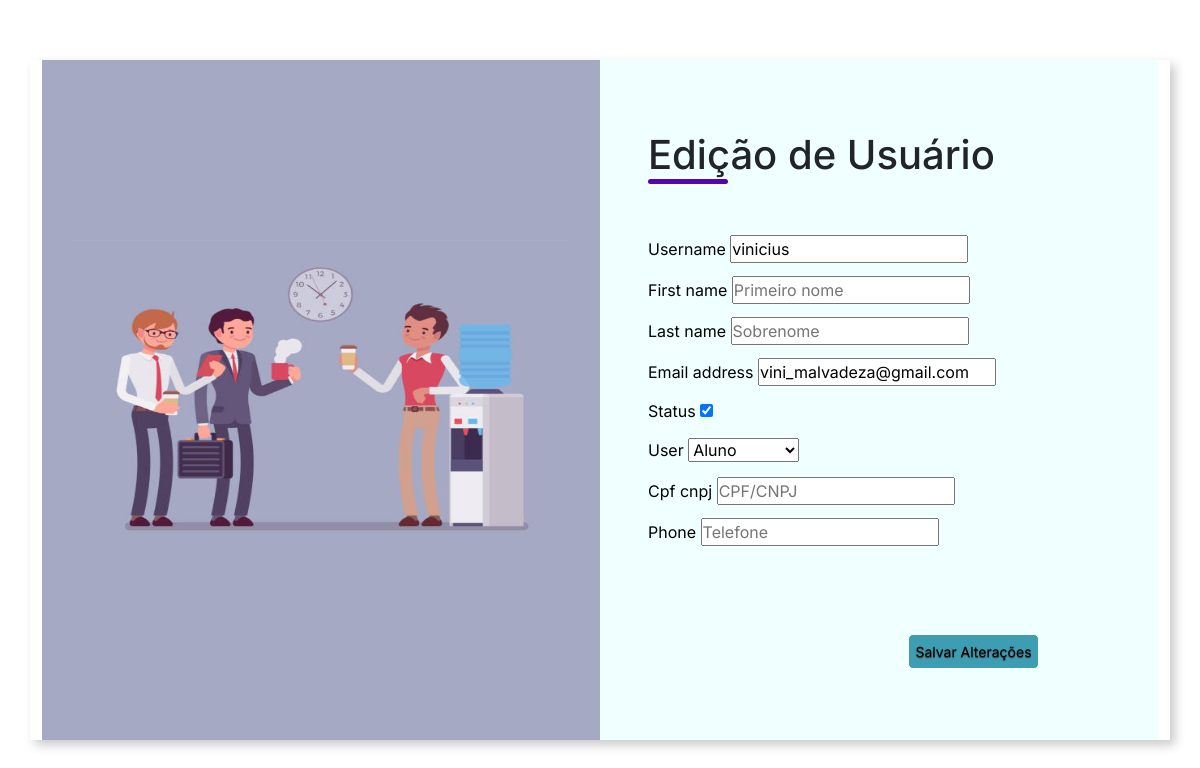
The app's page /atualizar/cadastro/1 (signed in), older data.
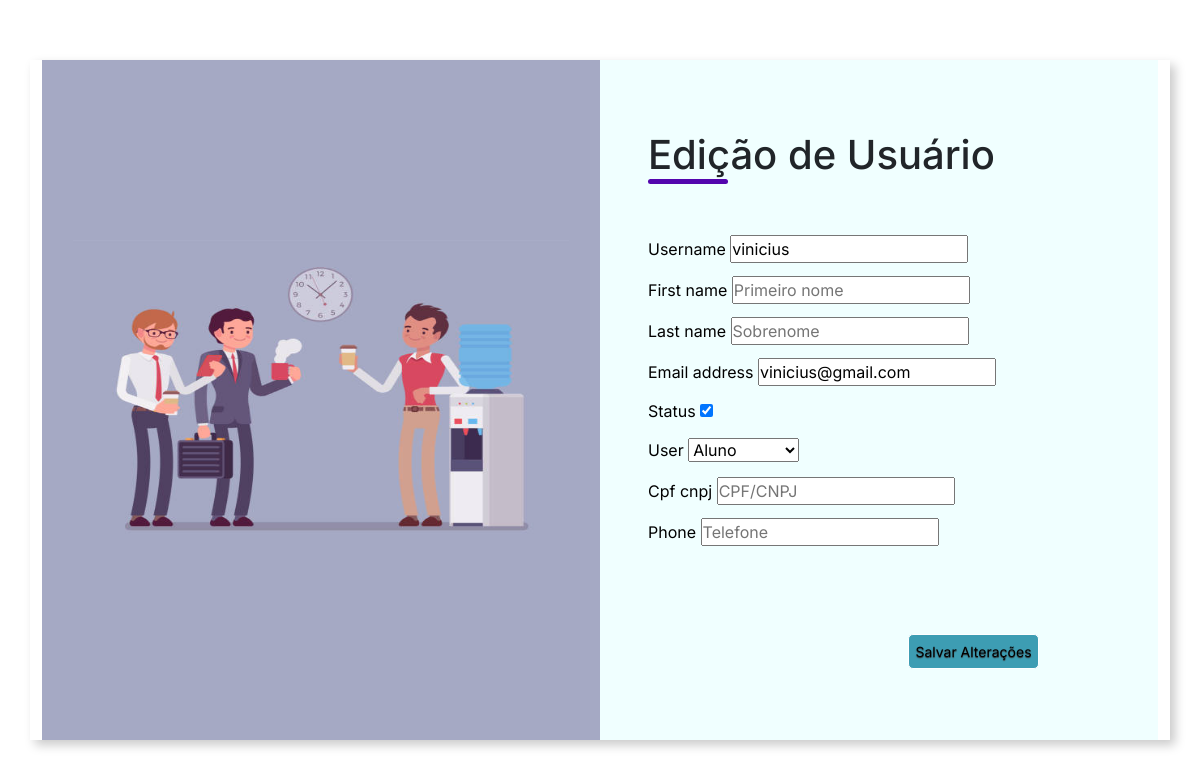
The same page, newer data.
### main/models.py (models this page shows, shortened)
class Usuario(AbstractUser):
    USUARIOS = [
        (1, "aluno"),
        (2, "professor")
    ]
    cpf_cnpj = models.CharField(max_length=14, blank=False)
    phone = models.CharField(max_length=12)
    user = models.PositiveIntegerField(choices=USUARIOS, default=1)

### main/views/update_user.py (the view, shortened to what this page needs)
# urls.py: path('atualizar/cadastro/<int:pk>', UpdateUser.as_view(), name='updateuser'),
class UpdateUser(LoginRequiredMixin, View):
    template_name = 'update_user.html'
    def get(self, request, pk):
        user = Usuario.objects.get(pk=pk)
        form = UserUpdateForm(instance=user)
        return render(request, self.template_name, {'form': form})

### main/forms/updateuser_forms.py
class UserUpdateForm(forms.ModelForm):
    USUARIO = [
        (1, 'Aluno'),
        (2, 'Professor')
    ]
    ATIVO_INATIVO = [
            (1, 'Ativo'),
            (2, 'Inativo')
        ]
    class Meta:
        model= Usuario
        fields = ['username', 'first_name', 'last_name', 'email', 'is_active', 'user', 'cpf_cnpj', 'phone']
        widgets = {
            'username': forms.TextInput(attrs={'placeholder': 'Nome de usuário'}),
            'first_name': forms.TextInput(attrs={'placeholder': 'Primeiro nome'}),
            'last_name': forms.TextInput(attrs={'placeholder': 'Sobrenome'}),
            'email': forms.EmailInput(attrs={'placeholder': 'Endereço de email'}),
            'cpf_cnpj': forms.TextInput(attrs={'placeholder': 'CPF/CNPJ'}),
            'phone': forms.TextInput(attrs={'placeholder': 'Telefone'}),
        }
    user = forms.ChoiceField(
        choices=[('', 'Selecione...')] + USUARIO,
        widget=forms.Select(attrs={'placeholder': 'Usuário'})
    )
    is_active = forms.BooleanField(
        label='Status',
        required=False,
        widget=forms.CheckboxInput(attrs={'class': 'custom-class'}),
    )

### templates/update_user.html (shortened to what this page needs)
{% load static%}
<!DOCTYPE html>
<html lang="pt-br">
<head>
    <link rel="stylesheet" href="{% static 'styles/style_edicao_usuario.css'%}">
    <link href="https://cdn.jsdelivr.net/npm/bootstrap@5.2.2/dist/css/bootstrap.min.css" rel="stylesheet">
</head>
<body>
    <div class="container">
        <div class="form-image">
            <img src="{% static 'assets/imagens/imagem_edicao_usuario.jpg' %}">
        </div>
    <div class="form">
        <form action="{% url 'updateuser' pk=user.pk %}", method="post">
            <div class="form-header">
                <div class="title">
                    <h1> Edição de Usuário</h1>
                </div>
            </div>
            <div class="row">
                {% for field in form.visible_fields %}
                <div class="col-12" style="margin-bottom: 10px;">
                    <label for="{{ field.id_for_label }}" style="color:black; margin-bottom: 5px;">{{field.label}}</label>
                    {{ field }}
                </div>
                {% endfor %}
            </div>
        </form>
        <div>
            <button class="button_salvar_alteracoes"  type="submit">Salvar Alterações</button>
    </div>
</body>
</html>

Row changes from the older to the newer data that the page shows:
changed Usuario "vinicius": email "vini_malvadeza@gmail.com" → "vinicius@gmail.com"
